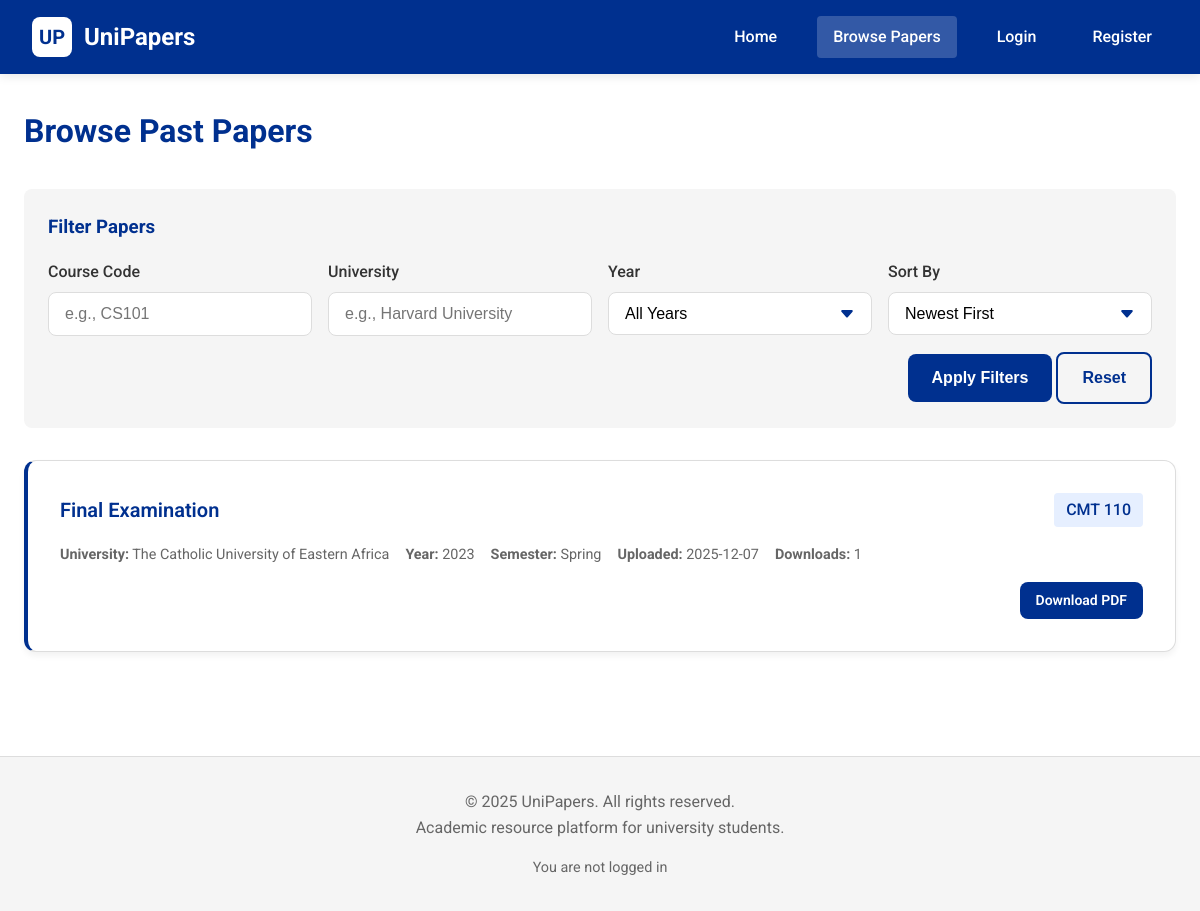
Screenshot of /browse with the database file from the repository.
### app.py (models this page shows)
class PastPaper(db.Model):
    id = db.Column(db.Integer, primary_key=True)
    title = db.Column(db.String(200), nullable=False)
    course_code = db.Column(db.String(20), nullable=False)
    course_name = db.Column(db.String(200), nullable=False)
    university = db.Column(db.String(200), nullable=False)
    year = db.Column(db.Integer, nullable=False)
    semester = db.Column(db.String(20))
    filename = db.Column(db.String(300), nullable=False)
    uploader_id = db.Column(db.Integer, db.ForeignKey('user.id'), nullable=False)
    upload_date = db.Column(db.DateTime, default=datetime.utcnow)
    is_approved = db.Column(db.Boolean, default=False)
    downloads = db.Column(db.Integer, default=0)
    rejection_reason = db.Column(db.Text)
    uploader = db.relationship('User', backref=db.backref('papers', lazy=True))

### app.py (the view)
@app.route('/browse')
def browse():
    papers = PastPaper.query.filter_by(is_approved=True).all()
    return render_template('browse.html', papers=papers)

### app.py (called while the page is built)
@app.context_processor
def inject_pending_count():
    if current_user.is_authenticated and current_user.is_admin:
        pending_count = PastPaper.query.filter_by(is_approved=False).count()
        return dict(pending_count=pending_count)
    return dict(pending_count=0)

### templates/browse.html (shortened to what this page needs)
{% extends "base.html" %}
{% block content %}
<h1 style="margin-bottom: 2rem; color: var(--air-force-blue);">Browse Past Papers</h1>
<div class="filters">
    <h3 style="margin-bottom: 1rem; color: var(--air-force-blue);">Filter Papers</h3>
    <div class="filter-grid">
        <div>
            <label class="form-label">Course Code</label>
            <input type="text" id="filter-code" class="form-control" placeholder="e.g., CS101">
        </div>
        <div>
            <label class="form-label">University</label>
            <input type="text" id="filter-university" class="form-control" placeholder="e.g., Harvard University">
        </div>
        <div>
            <label class="form-label">Year</label>
            <select id="filter-year" class="form-control form-select">
                <option value="">All Years</option>
            </select>
        </div>
        <div>
            <label class="form-label">Sort By</label>
            <select id="filter-sort" class="form-control form-select">
                <option value="newest">Newest First</option>
            </select>
        </div>
    </div>
    <div style="margin-top: 1rem; text-align: right;">
        <button onclick="applyFilters()" class="btn btn-primary">Apply Filters</button>
        <button onclick="resetFilters()" class="btn btn-secondary">Reset</button>
    </div>
</div>
<div id="papers-container">
    {% for paper in papers %}
        <div class="card paper-card" data-course="{{ paper.course_code }}" data-university="{{ paper.university }}" data-year="{{ paper.year }}">
            <div class="paper-header">
                <h3 class="paper-title">{{ paper.title }}</h3>
                <span class="paper-code">{{ paper.course_code }}</span>
            </div>
            <div class="paper-meta">
                <span><strong>University:</strong> {{ paper.university }}</span>
                <span><strong>Year:</strong> {{ paper.year }}</span>
                {% if paper.semester %}
                    <span><strong>Semester:</strong> {{ paper.semester }}</span>
                {% endif %}
                <span><strong>Uploaded:</strong> {{ paper.upload_date.strftime('%Y-%m-%d') }}</span>
                <span><strong>Downloads:</strong> {{ paper.downloads }}</span>
            </div>
            <div class="paper-actions">
                <a href="/download/{{ paper.id }}" class="btn btn-primary btn-small">Download PDF</a>
            </div>
        </div>
    {% endfor %}
</div>
{% endblock %}

### static/css/style.css (style rules this page uses)
* { margin: 0; padding: 0; box-sizing: border-box; }
:root { --primary-white: #ffffff; --air-force-blue: #00308F; --light-blue: #e6efff; --dark-gray: #333333; --medium-gray: #666666; --light-gray: #f5f5f5; --border-gray: #dddddd; --success-green: #28a745; --error-red: #dc3545; --warning-yellow: #ffc107; --info-blue: #17a2b8; --purple: #6f42c1; }
body { font-family: 'Roboto', 'Arial', sans-serif; line-height: 1.6; color: var(--dark-gray); background-color: var(--primary-white); min-height: 100vh; display: flex; flex-direction: column; }
.btn { display: inline-flex; align-items: center; justify-content: center; gap: 0.5rem; padding: 0.75rem 1.5rem; border-radius: 8px; text-decoration: none; font-weight: 600; font-size: 1rem; cursor: pointer; border: none; transition: all 0.3s ease; text-align: center; line-height: 1.5; }
.btn-primary { background-color: var(--air-force-blue); color: var(--primary-white); }
.btn-secondary { background-color: transparent; color: var(--air-force-blue); border: 2px solid var(--air-force-blue); }
.btn-small { padding: 0.5rem 1rem; font-size: 0.875rem; }
.card { background: var(--primary-white); border-radius: 12px; padding: 2rem; box-shadow: 0 4px 6px rgba(0, 0, 0, 0.05); border: 1px solid var(--border-gray); transition: transform 0.3s ease, box-shadow 0.3s ease; }
.paper-card { margin-bottom: 1.5rem; border-left: 4px solid var(--air-force-blue); }
.paper-header { display: flex; justify-content: space-between; align-items: center; margin-bottom: 1rem; }
.paper-title { font-size: 1.25rem; color: var(--air-force-blue); font-weight: 600; }
.paper-meta { display: flex; gap: 1rem; margin-bottom: 1rem; color: var(--medium-gray); font-size: 0.9rem; flex-wrap: wrap; }
.paper-code { background-color: var(--light-blue); color: var(--air-force-blue); padding: 0.25rem 0.75rem; border-radius: 4px; font-weight: 500; }
.paper-actions { display: flex; gap: 1rem; justify-content: flex-end; }
.form-label { display: block; margin-bottom: 0.5rem; font-weight: 500; color: var(--dark-gray); }
.form-control { width: 100%; padding: 0.75rem 1rem; border: 1px solid var(--border-gray); border-radius: 8px; font-size: 1rem; transition: border-color 0.3s ease, box-shadow 0.3s ease; background-color: var(--primary-white); }
.form-select { appearance: none; background-repeat: no-repeat; background-position: right 1rem center; background-size: 16px; padding-right: 2.5rem; }
.filters { background-color: var(--light-gray); padding: 1.5rem; border-radius: 8px; margin-bottom: 2rem; }
.filter-grid { display: grid; grid-template-columns: repeat(auto-fit, minmax(200px, 1fr)); gap: 1rem; }

### rows the page displays
PastPaper: title "Final Examination", course_code "CMT 110", university "The Catholic University of Eastern Africa", year "2023", semester "Spring", upload_date "2025-12-07", downloads "1"
